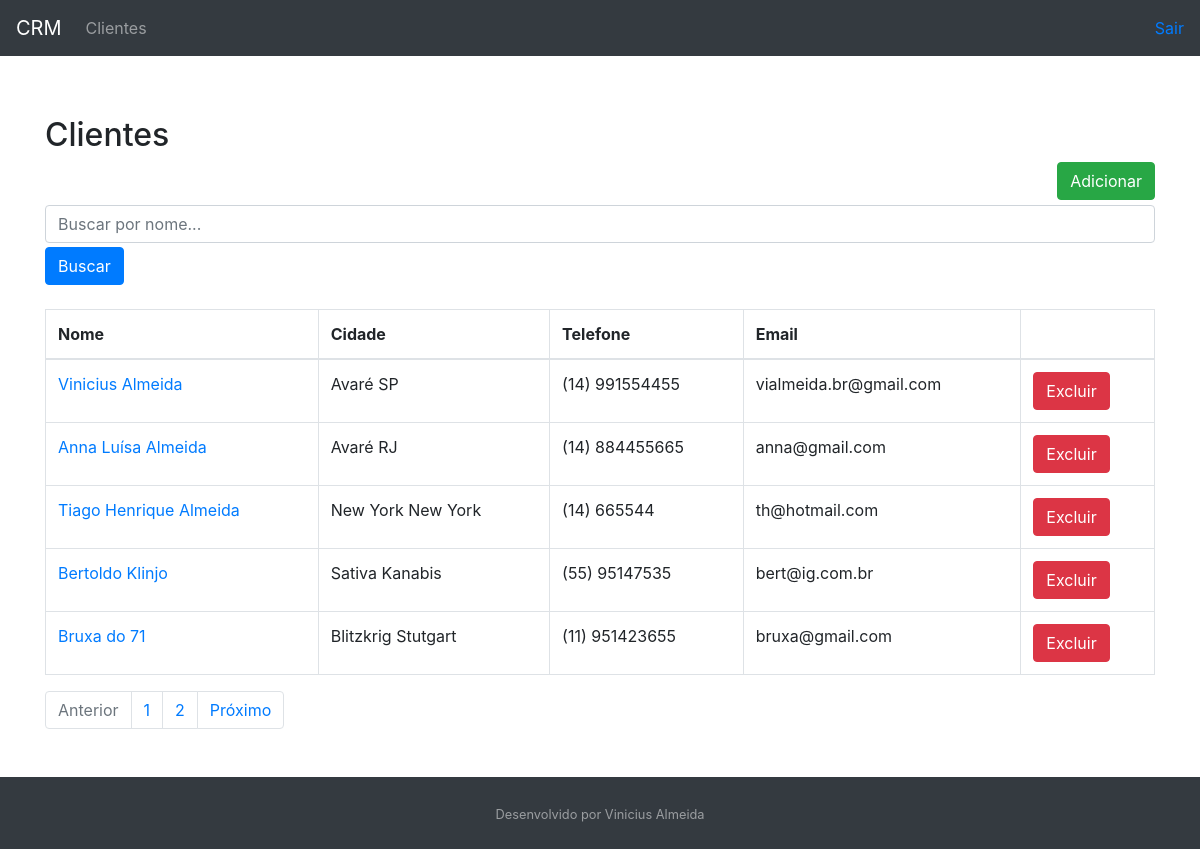
/customer/list/, run on the app's committed database.
### customer/models.py (models this page shows, shortened)
class Customer(models.Model):
  first_name = models.CharField(max_length=30)
  last_name = models.CharField(max_length=50)
  email = models.EmailField()
  birth_date = models.DateField()
  area_code = models.CharField(max_length=3)
  phone_number = models.CharField(max_length=9)
  country = models.CharField(max_length=30)
  state = models.CharField(max_length=30)
  city = models.CharField(max_length=30)
  created_date = models.DateField(auto_now_add=True)
  update_date = models.DateTimeField(auto_now_add=True)
  active = models.BooleanField(default=True)
  def get_full_phone_number(self):
    return f"({self.area_code}) {self.phone_number}"
  def get_full_name(self):
    return f"{self.first_name} {self.last_name}"
  def get_full_city(self):
    return f"{self.city} {self.state}"
  def get_absolute_url(self):
    return reverse("customer:customer-update", kwargs={"id": self.id})
  def get_delete_url(self):
    return reverse("customer:customer-delete", kwargs={"id": self.id})
  class Meta:
    db_table = "customer"

### customer/views.py (the view)
# urls.py: path("list/", CustomerListView.as_view(), name="customer-list"),
class CustomerListView(ListView):
  teamplate_name = "customer/customer_list.html"
  paginate_by = 5
  model = Customer
  def get_queryset(self):
    name = self.request.GET.get("name")
    if name:
      object_list = self.model.objects.filter(
        Q(first_name__icontains=name) | Q(last_name__icontains=name)
      )
    else:
      object_list = self.model.objects.all()
    return object_list

### customer/templates/customer/customer_list.html
{% extends "model-page.html" %}
{% block content %}
  <h2>Clientes</h2>
<a href="{% url "customer:customer-create" %}">
  <button
    type="button"
    class="btn btn-success"
    style="float: right; margin-bottom: 5px"
  >
    Adicionar
  </button>
</a>
<form>
  <div class="form-group mb-1">
    <input class="form-control" type="text" name="name" placeholder="Buscar por nome...">
  </div>
  <button type="submit" class="btn btn-primary">Buscar</button>
</form>
<table class="table table-bordered mt-4">
  <thead>
    <tr>
      <th>Nome</th>
      <th>Cidade</th>
      <th>Telefone</th>
      <th>Email</th>
      <th></th>
    </tr>
  </thead>
  <tbody>
    {% for customer in customer_list %}
    <tr>
      <td><a href="{{ customer.get_absolute_url }}">{{ customer.get_full_name}}</a></td>
      <td>{{ customer.get_full_city}}</td>
      <td>{{ customer.get_full_phone_number}}</td>
      <td>{{ customer.email}}</td>
      <form method="post" action="{{ customer.get_delete_url }}">{% csrf_token %}
        <td>
          <button type="submit" class="btn btn-danger">Excluir</button>
        </td>
      </form>
    </tr>
    {% endfor %}
  </tbody>
</table>
 <ul class="pagination">
   {% if page_obj.has_previous %}
       <li class="page-item"><a class="page-link"
                                href="?page={{ page_obj.previous_page_number }}">Anterior</a>
       </li>
   {% else %}
       <li class="page-item disabled"><a class="page-link" href="#">Anterior</a></li>
   {% endif %}
   {% for object in page_obj.paginator.page_range %}
      <li class="page-item"><a class="page-link" href="?page={{ forloop.counter }}">{{ forloop.counter }}</a></li>
   {% endfor %}
   {% if page_obj.has_next %}
       <li class="page-item"><a class="page-link"
                                href="?page={{ page_obj.next_page_number }}">Próximo</a>
       </li>
   {% else %}
       <li class="page-item disabled"><a class="page-link" href="#">Próximo</a></li>
   {% endif %}
 </ul>
{% endblock %}

### core/templates/model-page.html (shortened to what this page needs)
<!DOCTYPE html>
<html lang="pt-br">
  <head>
    <link
      rel="stylesheet"
      href="https://stackpath.bootstrapcdn.com/bootstrap/4.1.3/css/bootstrap.min.css"
    />
  </head>
  <body class="d-flex flex-column">
    <header>{% include "model-header.html" %}</header>
    <main class="content" style="margin-top: 5%">
      <div class="container">{% block content %} {% endblock %}</div>
    </main>
    <footer class="py-4 bg-dark text-white-50">
      {% include "model-footer.html" %}
    </footer>
  </body>
</html>

### core/templates/model-header.html
<nav class="navbar navbar-expand-sm bg-dark navbar-dark">
  <a class="navbar-brand" href={% url 'index' %}>CRM</a>
  <ul class="navbar-nav mr-auto">
    <li class="nav-item">
      <a class="nav-link" href="{% url 'customer:customer-list' %}">Clientes</a>
    </li>
  </ul>
  <a class="" href="{% url 'logout' %}">Sair</a>
</nav>

### core/templates/model-footer.html
<div class="container text-center">
  <small>Desenvolvido por Vinicius Almeida</small>
</div>

### core/templates/model-page.html (style rules this page uses)
html, body { height: 100%; }
main { flex: 1 0 auto; }
footer { flex-shrink: none; margin-top: 2em; }

### data on the page
Customer: get_full_name "Vinicius Almeida", get_full_city "Avaré SP", get_full_phone_number "(14) 991554455", email "vialmeida.br@gmail.com"
Customer: get_full_name "Anna Luísa Almeida", get_full_city "Avaré RJ", get_full_phone_number "(14) 884455665", email "anna@gmail.com"
Customer: get_full_name "Tiago Henrique Almeida", get_full_city "New York New York", get_full_phone_number "(14) 665544", email "th@hotmail.com"
Customer: get_full_name "Bertoldo Klinjo", get_full_city "Sativa Kanabis", get_full_phone_number "(55) 95147535", email "bert@ig.com.br"
Customer: get_full_name "Bruxa do 71", get_full_city "Blitzkrig Stutgart", get_full_phone_number "(11) 951423655", email "bruxa@gmail.com"
